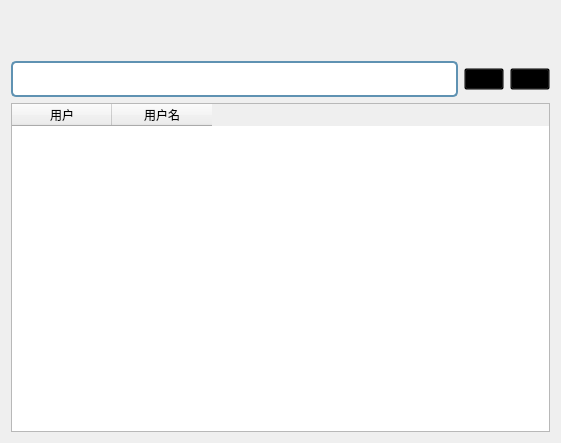
<?xml version="1.0" encoding="UTF-8"?>
<ui version="4.0">
 <class>addfriend</class>
 <widget class="QWidget" name="addfriend">
  <property name="geometry">
   <rect>
    <x>0</x>
    <y>0</y>
    <width>561</width>
    <height>443</height>
   </rect>
  </property>
  <property name="windowTitle">
   <string>Form</string>
  </property>
  <layout class="QVBoxLayout" name="verticalLayout_2">
   <item>
    <spacer name="horizontalSpacer">
     <property name="orientation">
      <enum>Qt::Horizontal</enum>
     </property>
     <property name="sizeHint" stdset="0">
      <size>
       <width>40</width>
       <height>25</height>
      </size>
     </property>
    </spacer>
   </item>
   <item>
    <spacer name="horizontalSpacer_2">
     <property name="orientation">
      <enum>Qt::Horizontal</enum>
     </property>
     <property name="sizeHint" stdset="0">
      <size>
       <width>40</width>
       <height>25</height>
      </size>
     </property>
    </spacer>
   </item>
   <item>
    <layout class="QVBoxLayout" name="verticalLayout">
     <item>
      <layout class="QHBoxLayout" name="horizontalLayout">
       <item>
        <widget class="QLineEdit" name="lineEditSelect">
         <property name="minimumSize">
          <size>
           <width>0</width>
           <height>36</height>
          </size>
         </property>
         <property name="styleSheet">
          <string notr="true">
QLineEdit
{
    border:2px solid  #5F92B2;
    border-radius:5px;
    color:black;
}
</string>
         </property>
        </widget>
       </item>
       <item>
        <widget class="QPushButton" name="pushButtonSelect">
         <property name="styleSheet">
          <string notr="true">background-color:transparent;
color: rgb(0, 170, 255);
font: 10pt &quot;宋体&quot;;</string>
         </property>
         <property name="text">
          <string/>
         </property>
         <property name="icon">
          <iconset resource="../../res.qrc">
           <normaloff>:/image/image/Btn_Input_Search.png</normaloff>:/image/image/Btn_Input_Search.png</iconset>
         </property>
         <property name="iconSize">
          <size>
           <width>36</width>
           <height>36</height>
          </size>
         </property>
        </widget>
       </item>
       <item>
        <widget class="QPushButton" name="pushButton">
         <property name="styleSheet">
          <string notr="true">background-color:transparent;
color: rgb(0, 170, 255);
font: 10pt &quot;宋体&quot;;</string>
         </property>
         <property name="text">
          <string/>
         </property>
         <property name="icon">
          <iconset resource="../../res.qrc">
           <normaloff>:/image/image/addto.png</normaloff>:/image/image/addto.png</iconset>
         </property>
         <property name="iconSize">
          <size>
           <width>36</width>
           <height>36</height>
          </size>
         </property>
        </widget>
       </item>
      </layout>
     </item>
     <item>
      <widget class="QTableWidget" name="tableWidget">
       <column>
        <property name="text">
         <string>用户</string>
        </property>
       </column>
       <column>
        <property name="text">
         <string>用户名</string>
        </property>
       </column>
      </widget>
     </item>
    </layout>
   </item>
  </layout>
 </widget>
 <resources>
  <include location="../../res.qrc"/>
 </resources>
 <connections/>
</ui>
